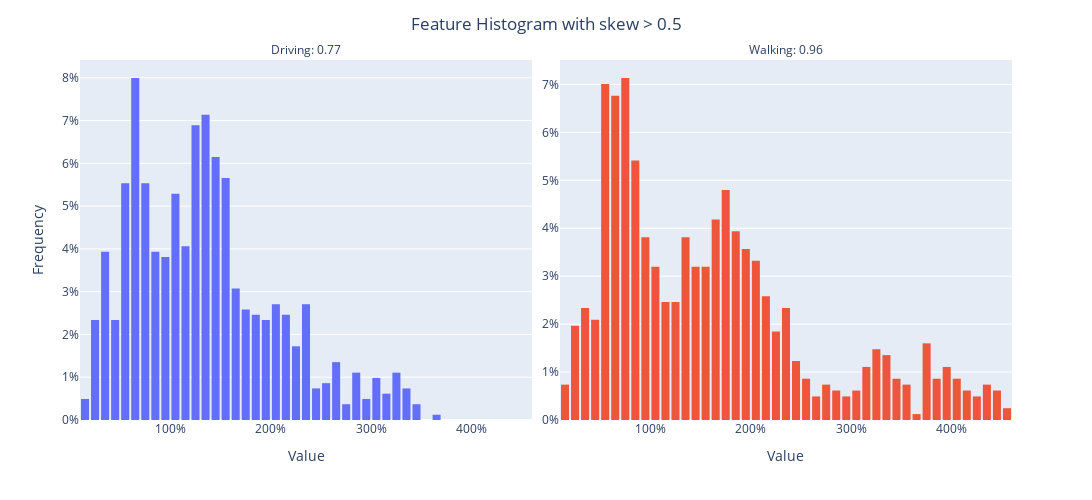

Write notebook code for a chart like this one.
### Code cell
fig = px.histogram(
    data_frame=df,
    x=skewed_cols,
    histnorm="percent",
    nbins=50,
    facet_col="variable",
    facet_col_wrap=2,
    facet_col_spacing=0.03,
    width=600 * len(skewed_cols),
    height=PLOT_HEIGHT * len(skewed_cols) / 2,
)
fig.update_layout(
    showlegend=False,
    bargap=0.2,
    yaxis=dict(title_text="Frequency"),
    title_text="Feature Histogram with skew > 0.5",
    title_x=0.5,
)
fig.update_xaxes(title_text="Value", position=0.5, ticksuffix="%")
fig.update_yaxes(matches=None, showticklabels=True, ticksuffix="%")
fig.for_each_annotation(
    lambda a: a.update(
        text=f'{a.text.split("=")[-1].title()}: {np.abs(df[a.text.split("=")[-1]].skew()):.2f}'
    )
)

fig.show()
fig.write_image("../plots/Skewed Features (Histogram)(Apple).png")

### Figure 1 — Plotly figure (JSON) as saved in the notebook; plotly's stock layout.template omitted (floating-point values rounded to 4 significant figures; data arrays with more than 128 entries replaced by an {"elided": "..."} marker saying what was removed)
{"data": [{"alignmentgroup": "True", "bingroup": "x", "histnorm": "percent", "hovertemplate": "variable=driving<br>value=%{x}<br>percent=%{y}<extra></extra>", "legendgroup": "driving", "marker": {"color": "#636efa", "pattern": {"shape": ""}}, "name": "driving", "nbinsx": 50, "offsetgroup": "driving", "orientation": "v", "showlegend": true, "type": "histogram", "x": {"elided": "813 float values"}, "xaxis": "x", "yaxis": "y"}, {"alignmentgroup": "True", "bingroup": "x", "histnorm": "percent", "hovertemplate": "variable=walking<br>value=%{x}<br>percent=%{y}<extra></extra>", "legendgroup": "walking", "marker": {"color": "#EF553B", "pattern": {"shape": ""}}, "name": "walking", "nbinsx": 50, "offsetgroup": "walking", "orientation": "v", "showlegend": true, "type": "histogram", "x": {"elided": "813 float values"}, "xaxis": "x2", "yaxis": "y2"}], "layout": {"annotations": [{"font": {}, "showarrow": false, "text": "Driving: 0.77", "x": 0.2425, "xanchor": "center", "xref": "paper", "y": 1, "yanchor": "bottom", "yref": "paper"}, {"font": {}, "showarrow": false, "text": "Walking: 0.96", "x": 0.7575, "xanchor": "center", "xref": "paper", "y": 1, "yanchor": "bottom", "yref": "paper"}], "bargap": 0.2, "barmode": "relative", "height": 500, "legend": {"title": {"text": "variable"}, "tracegroupgap": 0}, "margin": {"t": 60}, "showlegend": false, "title": {"text": "Feature Histogram with skew > 0.5", "x": 0.5}, "width": 1200, "xaxis": {"anchor": "y", "domain": [0, 0.485], "position": 0.5, "ticksuffix": "%", "title": {"text": "Value"}}, "xaxis2": {"anchor": "y2", "domain": [0.515, 1], "matches": "x", "position": 0.5, "ticksuffix": "%", "title": {"text": "Value"}}, "yaxis": {"anchor": "x", "domain": [0, 1], "showticklabels": true, "ticksuffix": "%", "title": {"text": "Frequency"}}, "yaxis2": {"anchor": "x2", "domain": [0, 1], "showticklabels": true, "ticksuffix": "%"}}}
